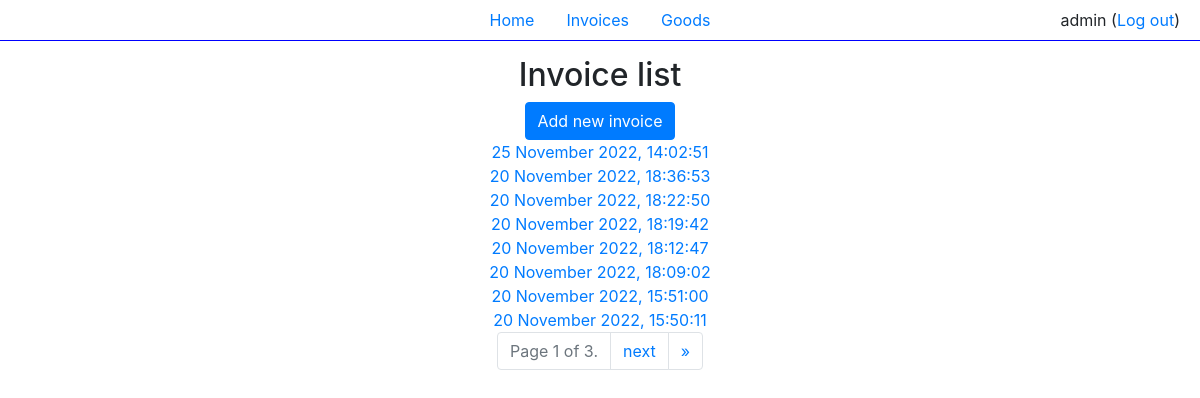
Page /invoice_list/ (signed in) on the committed database.
### shop/models.py (models this page shows, shortened)
class Invoice(models.Model):
    author = models.ForeignKey(User, on_delete=models.DO_NOTHING)
    comment = models.CharField(max_length=250, default='Simple sale', null=True, blank=True)
    created_at = models.DateTimeField(auto_now_add=True)
    def get_absolute_url(self):
        return reverse('invoice_detail', kwargs={'invoice_id': self.pk})
    class Meta:
        ordering = ('-pk',)

### shop/views.py (the view)
# urls.py: path('invoice_list/', InvoiceListView.as_view(), name='invoice_list'),
class InvoiceListView(ListView):
	model = Invoice
	template_name = 'shop/invoice_list.html'
	paginate_by = 8

### shop/templates/shop/invoice_list.html (shortened to what this page needs)
{% extends 'shop/base.html' %}
{%block content%}
<h2>Invoice list</h2>
<a href="{% url 'invoice_create' %}"><button type="button" class="btn btn-primary">Add new invoice</button></a> <br>
  {% for invoice in page_obj %}
    <a href="{{ invoice.get_absolute_url }}">{{ invoice.created_at|date:"d F o, H:i:s" }}</a><br>
  {% endfor %}
<nav aria-label="Page navigation example">
  <ul class="pagination justify-content-center">
        <li class="page-item disabled">
          <a class="page-link" href="#" tabindex="-1">Page {{ page_obj.number }} of {{ page_obj.paginator.num_pages }}.</a>
        </li>
        {% if page_obj.has_next %}
            <li class="page-item"><a class="page-link" href="?page={{ page_obj.next_page_number }}">next</a></li>
            <li class="page-item"><a class="page-link" href="?page={{ page_obj.paginator.num_pages }}">&raquo;</a></li>
        {% endif %}
  </ul>
</nav>
{% endblock %}

### shop/templates/shop/base.html (shortened to what this page needs)
<link rel="stylesheet" href="https://cdn.jsdelivr.net/npm/bootstrap@4.0.0/dist/css/bootstrap.min.css">
<ul class="nav justify-content-center" style="border-bottom: 1px solid blue">
  <li class="nav-item">
    <a class="nav-link active" href="{% url 'home' %}">Home</a>
  </li>
  <li class="nav-item">
    <a class="nav-link active" href="{% url 'invoice_list' %}">Invoices</a>
  </li>
  <li class="nav-item">
    <a class="nav-link" href="{% url 'goods_list' %}">Goods</a>
  </li>
  <li style="position: absolute; top: 8px; right: 20px">
    {% if request.user.is_authenticated %}
      {{ request.user }} (<a href="{% url 'logout' %}">Log out</a>)
    {% else %}
      <a href="{% url 'login' %}">Log in</a> or <a href="{% url 'register' %}">register</a>
    {% endif %}
  </li>
</ul>
<body>
  <div class="center">
    {% block content %}
    {% endblock %}
  </div>
</body>

### shop/templates/shop/base.html (style rules this page uses)
.center { margin: auto; padding-top: 15px; width: 100%; text-align:center; }

### rows in the picture
Invoice: created_at "25 November 2022, 14:02:51"
Invoice: created_at "20 November 2022, 18:36:53"
Invoice: created_at "20 November 2022, 18:22:50"
Invoice: created_at "20 November 2022, 18:19:42"
Invoice: created_at "20 November 2022, 18:12:47"
Invoice: created_at "20 November 2022, 18:09:02"
Invoice: created_at "20 November 2022, 15:51:00"
Invoice: created_at "20 November 2022, 15:50:11"

### other values in the picture
{{ request.user }} "admin"
{{ page_obj.number }} "1"
{{ page_obj.paginator.num_pages }} "3"
